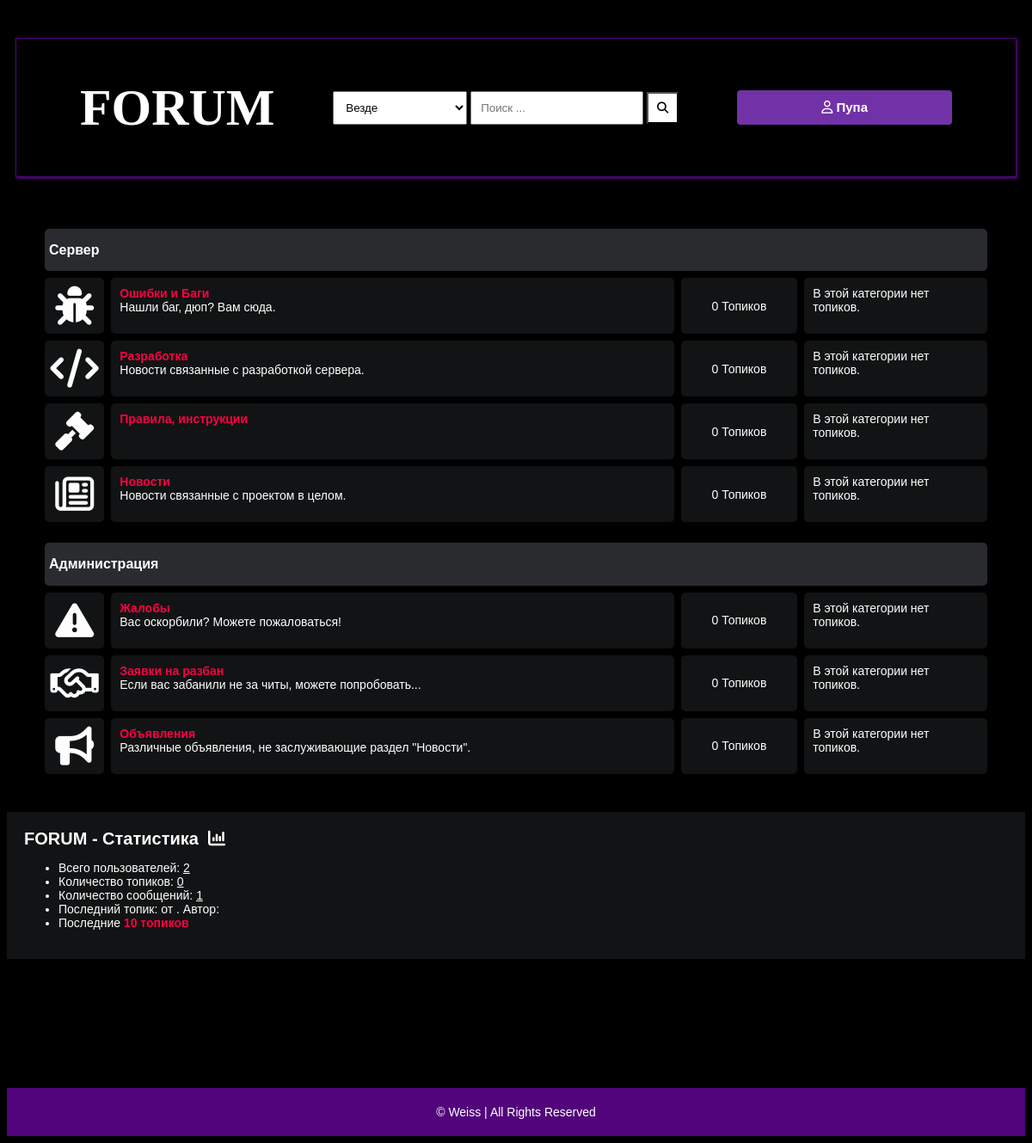
Screenshot of / (signed in) with the database file from the repository.
### main/models.py (models this page shows, shortened)
class Author(models.Model):
    user = models.ForeignKey(User, on_delete=models.CASCADE)
    fullname = models.CharField(max_length=40, blank=True)
    slug = models.SlugField(max_length=400, unique=True, blank=True)
    steam_uid = models.CharField(max_length=40, blank=True)
    bio = HTMLField(blank=True)
    points = models.IntegerField(default=0)
    last_seen = models.DateTimeField(default=timezone.now)
    email_is_checked = models.BooleanField(default=False)
    profile_pic = ResizedImageField(size=[50, 80], quality=100, upload_to="authors", default='default.jpg', null=True, blank=True)
    notifications = models.ManyToManyField('Notifications', blank=True)
    def save(self, *args, **kwargs):
        if not self.slug:
            self.slug = slugify(self.fullname)
        super(Author, self).save(*args, **kwargs)

class Category(models.Model):
    title = models.CharField(max_length=50)
    slug = models.SlugField(max_length=400, unique=True, blank=True)
    description = models.TextField(default="none")
    class Meta:
        verbose_name_plural = "categories"
    def get_url(self):
        return reverse("posts", kwargs={
            "slug":self.slug
        })
    @property
    def num_posts(self):
        return Post.objects.filter(categories=self).count()
    @property
    def last_post(self):
        return Post.objects.filter(categories=self).latest("date")

### main/views.py (the view)
# urls.py: path("", home, name="home"),
def home(request):
    forums = Category.objects.all()
    num_posts = Post.objects.all().count()
    num_users = User.objects.all().count()
    num_categories = forums.count()
    num_comments = Comment.objects.count()
    try:
        author = Author.objects.get(user=request.user)
    except:
        author = ''
    try:
        last_post = Post.objects.latest("date")
    except:
        last_post = []
    context = {
        "forums":forums,
        'num_comments':num_comments + num_posts,
        "num_posts":num_posts,
        "num_users":num_users,
        "num_categories":num_categories,
        "last_post":last_post,
        "title": 'FORUM',
        "author": author
    }
    return render(request, "forums.html", context)

### main/context_processors.py (called while the page is built, shortened)
def searchFunction(request):
    search_context = {}
    posts = Post.objects.all()
    return search_context

### templates/forums.html
﻿{% extends 'base.html' %}
{% block content %}
<div class="container">
    <div class="subforum">
        {% if forums %}
        <div class="subforum-title">
            <h1>Сервер</h1>
        </div>
        {% for forum in forums %}
            {% if forum.title not in 'Жалобы, Заявки на разбан, Объявления' %}
                <div class="subforum-row">
                    <div class="subforum-icon subforum-column center">
                        {% if forum.title == "Ошибки и Баги" %}
                            <i class="fa-solid fa-bug"></i>
                        {% elif forum.title == 'Разработка' %}
                            <i class="fa-solid fa-code"></i>
                        {% elif forum.title == 'Правила, инструкции' %}
                            <i class="fa fa-gavel" aria-hidden="true"></i>
                        {% elif forum.title == 'Новости' %}
                            <i class="fa-regular fa-newspaper"></i>
                        {% endif %}
                    </div>
                    <div class="subforum-description subforum-column">
                        <h4><a href="{{forum.get_url}}">{{forum.title}}</a></h4>
                        {% if forum.description != 'none' %}
                            <p>{{forum.description}} </p>
                        {% endif %}
                    </div>
                    <div class="subforum-stats subforum-column center">
                        <span>{{forum.num_posts}} Топиков</span>
                    </div>
                    <div class="subforum-info subforum-column">
                        {% if forum.last_post %}
                        <b><a href="{{forum.last_post.get_url}}">{{forum.last_post}}</a></b>. Автор: <a href="">{{forum.last_post.user.fullname|title}}</a>
                        <br>от <small>{{forum.last_post.date|date}}</small>
                        {% else %}
                        <span>В этой категории нет топиков.</span>
                        {% endif %}
                    </div>
                </div>
            {% endif %}
        {% endfor %}
        {% else %}
        <div class="subforum-title">
            <h1><i class="fa fa-frown-o"></i>&nbsp;здесь пока нет топиков.</h1>
        </div>
        {% endif %}
    </div>
    <div class="subforum">
        {% if forums %}
        <div class="subforum-title">
            <h1>Администрация</h1>
        </div>
        {% for forum in forums %}
            {% if forum.title not in 'Ошибки и Баги, Разработка, Правила, инструкции, Новости' %}
                <div class="subforum-row">
                    <div class="subforum-icon subforum-column center">
                        {% if forum.title == "Жалобы" %}
                            <i class="fa-solid fa-triangle-exclamation"></i>
                        {% elif forum.title == 'Объявления' %}
                            <i class="fa-solid fa-bullhorn"></i>
                        {% elif forum.title == 'Правила, инструкции' %}
                            <i class="fa fa-gavel" aria-hidden="true"></i>
                        {% elif forum.title == 'Заявки на разбан' %}
                            <i class="fa-regular fa-handshake"></i>
                        {% endif %}
                    </div>
                    <div class="subforum-description subforum-column">
                        <h4><a href="{{forum.get_url}}">{{forum.title}}</a></h4>
                        {% if forum.description != 'none' %}
                            <p>{{forum.description}} </p>
                        {% endif %}
                    </div>
                    <div class="subforum-stats subforum-column center">
                        <span>{{forum.num_posts}} Топиков</span>
                    </div>
                    <div class="subforum-info subforum-column">
                        {% if forum.last_post %}
                        <b><a href="{{forum.last_post.get_url}}">{{forum.last_post}}</a></b>. Автор: <a href="">{{forum.last_post.user.fullname|title}}</a>
                        <br>от <small>{{forum.last_post.date|date}}</small>
                        {% else %}
                        <span>В этой категории нет топиков.</span>
                        {% endif %}
                    </div>
                </div>
            {% endif %}
        {% endfor %}
        {% else %}
        <div class="subforum-title">
            <h1><i class="fa fa-frown-o"></i>&nbsp;здесь пока нет топиков.</h1>
        </div>
        {% endif %}
    </div>
</div>
    <div class="forum-info">
        <div class="chart">
            FORUM - Статистика &nbsp;<i class="fa fa-bar-chart"></i>
        </div>
        <ul>
            <li>Всего пользователей: <u>{{num_users}}</u></li>
            <li>Количество топиков: <u>{{num_posts}}</u></li>
            <li>Количество сообщений: <u>{{num_comments}}</u></li>
            <li>Последний топик: <b><a href="{{last_post.get_url}}">{{last_post.title}}</a></b>  от {{last_post.date|date}}. Автор: <a href="">{{last_post.user.fullname|title}}</a></li>
            <li>Последние <a href="{% url 'latest_posts' %}"> 10 топиков</a> </li>
        </ul>
    </div>
    {% endblock content %}

### templates/base.html (shortened to what this page needs)
{% load static %}
<!DOCTYPE html>
<html lang="ru">
<head>
    <link rel="stylesheet" href="{% static 'style.css' %}">
    <link rel="stylesheet" href="https://cdnjs.cloudflare.com/ajax/libs/font-awesome/4.7.0/css/font-awesome.min.css">
    <link href="{% static 'fontawesomefree/css/fontawesome.css' %}" rel="stylesheet" type="text/css">
    <link href="{% static 'fontawesomefree/css/brands.css' %}" rel="stylesheet" type="text/css">
    <link href="{% static 'fontawesomefree/css/solid.css' %}" rel="stylesheet" type="text/css">
    <link rel="stylesheet" href="{% static 'ckeditor/ckeditor/skins/moono-dark/editor.css' %}">
</head>
<body>
    <header>
        <form action="{% url 'search_result' %}" role="form" method="GET">
            <div class="search-box">
                <div class="brand"><a class="main" style="color:white" href="{% url 'home' %}">FORUM</a></div>
                <div>
                    <select name="search-box" id="">
                        <option value="Everything">Везде</option>
                    </select>
                    <input type="text" name="q" placeholder="Поиск ...">
                    <button type="submit" name="search"><i class="fa fa-search"></i></button>
                </div>
                <ul class="navigation-auth">
                    {% if user.is_authenticated %}
                    <a id="auth-text" style="width:100%" class="main" href="{% url 'profile_page' %}"><span class="fa-regular fa-user"></span> {{author.fullname|title}}</a>
                    {% else %}
                    <a class="main" href="#url"><i class="fa-regular fa-user"></i> Профиль</a>
                    <li class="n1"><a href="{% url 'register' %}">Регистрация</a></li>
                    <li class="n2"><a href="{% url 'auth' %}">Авторизация</a></li>
                    {% endif %}
                </ul>
            </div>
        </form>
    </header>
    {% block content %}
    {% endblock content %}
    <footer>
        <span>&copy;  Weiss | All Rights Reserved</span>
    </footer>
</body>
</html>

### rows the page displays
Author: fullname "Пупа"
Category: title "Ошибки и Баги", description "Нашли баг, дюп? Вам сюда.", num_posts "0", shows "В этой категории нет топиков."
Category: title "Разработка", description "Новости связанные с разработкой сервера.", num_posts "0", shows "В этой категории нет топиков."
Category: title "Правила, инструкции", num_posts "0", shows "В этой категории нет топиков."
Category: title "Новости", description "Новости связанные с проектом в целом.", num_posts "0", shows "В этой категории нет топиков."
Category: title "Жалобы", description "Вас оскорбили? Можете пожаловаться!", num_posts "0", shows "В этой категории нет топиков."
Category: title "Заявки на разбан", description "Если вас забанили не за читы, можете попробовать...", num_posts "0", shows "В этой категории нет топиков."
Category: title "Объявления", description "Различные объявления, не заслуживающие раздел \"Новости\".", num_posts "0", shows "В этой категории нет топиков."

### other values shown
{{ num_users }} "2"
{{ num_posts }} "0"
{{ num_comments }} "1"
